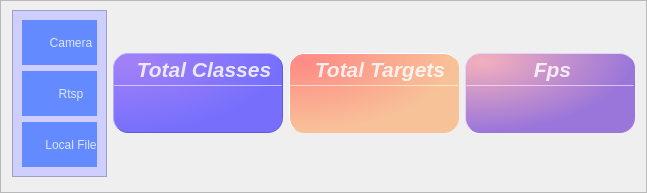
                   <widget class="QFrame" name="QF_Group">
                    <property name="minimumSize">
                     <size>
                      <width>0</width>
                      <height>100</height>
                     </size>
                    </property>
                    <property name="maximumSize">
                     <size>
                      <width>16777215</width>
                      <height>200</height>
                     </size>
                    </property>
                    <property name="styleSheet">
                     <string notr="true">QFrame#QF_Group{
background-color: rgb(200, 242, 255);
border:2px solid rgb(255, 255, 255);
border-radius:15px;
}</string>
                    </property>
                    <property name="frameShape">
                     <enum>QFrame::StyledPanel</enum>
                    </property>
                    <property name="frameShadow">
                     <enum>QFrame::Raised</enum>
                    </property>
                    <layout class="QHBoxLayout" name="horizontalLayout_3">
                     <property name="topMargin">
                      <number>9</number>
                     </property>
                     <property name="bottomMargin">
                      <number>15</number>
                     </property>
                     <item>
                      <widget class="QFrame" name="select_button">
                       <property name="maximumSize">
                        <size>
                         <width>220</width>
                         <height>16777215</height>
                        </size>
                       </property>
                       <property name="styleSheet">
                        <string notr="true">background-color: rgb(206, 206, 255);</string>
                       </property>
                       <property name="frameShape">
                        <enum>QFrame::StyledPanel</enum>
                       </property>
                       <property name="frameShadow">
                        <enum>QFrame::Raised</enum>
                       </property>
                       <layout class="QVBoxLayout" name="verticalLayout_17">
                        <item>
                         <widget class="QPushButton" name="src_cam_button">
                          <property name="minimumSize">
                           <size>
                            <width>0</width>
                            <height>45</height>
                           </size>
                          </property>
                          <property name="cursor">
                           <cursorShape>PointingHandCursor</cursorShape>
                          </property>
                          <property name="styleSheet">
                           <string notr="true">QPushButton{
background-image: url(:/all/img/cam.png);
background-repeat: no-repeat;
background-position: left center;
background-color: rgb(100, 138, 255);
border: none;
border-left: 23px solid transparent;

text-align: center;
padding-left: 0px;
color: rgba(255, 255, 255, 199);
font: 700 12pt &quot;Nirmala UI&quot;;
}

QPushButton:hover{
background-color: rgb(157, 200, 255);
}</string>
                          </property>
                          <property name="text">
                           <string>Camera</string>
                          </property>
                         </widget>
                        </item>
                        <item>
                         <widget class="QPushButton" name="src_rtsp_button">
                          <property name="minimumSize">
                           <size>
                            <width>0</width>
                            <height>45</height>
                           </size>
                          </property>
                          <property name="cursor">
                           <cursorShape>PointingHandCursor</cursorShape>
                          </property>
                          <property name="autoFillBackground">
                           <bool>false</bool>
                          </property>
                          <property name="styleSheet">
                           <string notr="true">QPushButton{
background-image: url(:/all/img/RTSP.png);
background-repeat: no-repeat;
background-position: left center;
background-color: rgb(100, 138, 255);
border: none;
border-left: 23px solid transparent;

text-align: center;
padding-left: 0px;
color: rgba(255, 255, 255, 199);
font: 700 12pt &quot;Nirmala UI&quot;;
}

QPushButton:hover{
background-color: rgb(157, 200, 255);
}</string>
                          </property>
                          <property name="text">
                           <string>Rtsp</string>
                          </property>
                          <property name="iconSize">
                           <size>
                            <width>16</width>
                            <height>16</height>
                           </size>
                          </property>
                         </widget>
                        </item>
                        <item>
                         <widget class="QPushButton" name="src_file_button">
                          <property name="minimumSize">
                           <size>
                            <width>0</width>
                            <height>45</height>
                           </size>
                          </property>
                          <property name="cursor">
                           <cursorShape>PointingHandCursor</cursorShape>
                          </property>
                          <property name="styleSheet">
                           <string notr="true">QPushButton{
background-image: url(:/all/img/file.png);
background-repeat: no-repeat;
background-position: left center;
background-color: rgb(100, 138, 255);
border: none;
border-left: 23px solid transparent;

text-align: center;
padding-left: 0px;
color: rgba(255, 255, 255, 199);
font: 700 12pt &quot;Nirmala UI&quot;;
}

QPushButton:hover{
background-color: rgb(157, 200, 255);
}</string>
                          </property>
                          <property name="text">
                           <string>Local File</string>
                          </property>
                         </widget>
                        </item>
                       </layout>
                      </widget>
                     </item>
                     <item>
                      <widget class="QFrame" name="Class_QF">
                       <property name="minimumSize">
                        <size>
                         <width>170</width>
                         <height>80</height>
                        </size>
                       </property>
                       <property name="maximumSize">
                        <size>
                         <width>170</width>
                         <height>80</height>
                        </size>
                       </property>
                       <property name="toolTipDuration">
                        <number>0</number>
                       </property>
                       <property name="styleSheet">
                        <string notr="true">QFrame#Class_QF{
color: rgb(255, 255, 255);
border-radius: 15px;
background-color: qradialgradient(cx:0, cy:0, radius:1, fx:0.1, fy:0.1, stop:0 rgb(162, 129, 247),  stop:1 rgb(119, 111, 252));
border: 1px outset rgb(98, 91, 213);
}
</string>
                       </property>
                       <property name="frameShape">
                        <enum>QFrame::StyledPanel</enum>
                       </property>
                       <property name="frameShadow">
                        <enum>QFrame::Raised</enum>
                       </property>
                       <layout class="QVBoxLayout" name="verticalLayout_7" stretch="0,2,1">
                        <property name="spacing">
                         <number>0</number>
                        </property>
                        <property name="leftMargin">
                         <number>0</number>
                        </property>
                        <property name="topMargin">
                         <number>0</number>
                        </property>
                        <property name="rightMargin">
                         <number>0</number>
                        </property>
                        <property name="bottomMargin">
                         <number>0</number>
                        </property>
                        <item>
                         <widget class="QFrame" name="Class_top">
                          <property name="styleSheet">
                           <string notr="true">border:none</string>
                          </property>
                          <property name="frameShape">
                           <enum>QFrame::StyledPanel</enum>
                          </property>
                          <property name="frameShadow">
                           <enum>QFrame::Raised</enum>
                          </property>
                          <layout class="QHBoxLayout" name="horizontalLayout_6">
                           <property name="spacing">
                            <number>0</number>
                           </property>
                           <property name="leftMargin">
                            <number>0</number>
                           </property>
                           <property name="topMargin">
                            <number>3</number>
                           </property>
                           <property name="rightMargin">
                            <number>0</number>
                           </property>
                           <property name="bottomMargin">
                            <number>3</number>
                           </property>
                           <item>
                            <widget class="QLabel" name="class_label">
                             <property name="maximumSize">
                              <size>
                               <width>16777215</width>
                               <height>30</height>
                              </size>
                             </property>
                             <property name="font">
                              <font>
                               <family>Segoe UI</family>
                               <pointsize>16</pointsize>
                               <italic>true</italic>
                               <bold>true</bold>
                              </font>
                             </property>
                             <property name="styleSheet">
                              <string notr="true">color: rgba(255, 255, 255,210);
padding-left:12px;
font: 700 italic 16pt &quot;Segoe UI&quot;;</string>
                             </property>
                             <property name="text">
                              <string>Total Classes</string>
                             </property>
                             <property name="alignment">
                              <set>Qt::AlignCenter</set>
                             </property>
                             <property name="indent">
                              <number>0</number>
                             </property>
                            </widget>
                           </item>
                          </layout>
                         </widget>
                        </item>
                        <item>
                         <widget class="Line" name="class_line">
                          <property name="maximumSize">
                           <size>
                            <width>16777215</width>
                            <height>1</height>
                           </size>
                          </property>
                          <property name="styleSheet">
                           <string notr="true">background-color: rgba(255, 255, 255, 89);</string>
                          </property>
                          <property name="orientation">
                           <enum>Qt::Horizontal</enum>
                          </property>
                         </widget>
                        </item>
                        <item>
                         <widget class="QFrame" name="Class_bottom">
                          <property name="styleSheet">
                           <string notr="true">border:none</string>
                          </property>
                          <property name="frameShape">
                           <enum>QFrame::StyledPanel</enum>
                          </property>
                          <property name="frameShadow">
                           <enum>QFrame::Raised</enum>
                          </property>
                          <layout class="QVBoxLayout" name="verticalLayout_8">
                           <property name="spacing">
                            <number>0</number>
                           </property>
                           <property name="leftMargin">
                            <number>0</number>
                           </property>
                           <property name="topMargin">
                            <number>6</number>
                           </property>
                           <property name="rightMargin">
                            <number>0</number>
                           </property>
                           <property name="bottomMargin">
                            <number>6</number>
                           </property>
                           <item alignment="Qt::AlignTop">
                            <widget class="QLabel" name="class_num">
                             <property name="minimumSize">
                              <size>
                               <width>0</width>
                               <height>30</height>
                              </size>
                             </property>
                             <property name="maximumSize">
                              <size>
                               <width>16777215</width>
                               <height>30</height>
                              </size>
                             </property>
                             <property name="font">
                              <font>
                               <family>Microsoft YaHei UI</family>
                               <pointsize>17</pointsize>
                               <italic>false</italic>
                               <bold>false</bold>
                               <underline>false</underline>
                              </font>
                             </property>
                             <property name="styleSheet">
                              <string notr="true">color: rgb(255, 255, 255);
font: 17pt &quot;Microsoft YaHei UI&quot;;</string>
                             </property>
                             <property name="text">
                              <string/>
                             </property>
                             <property name="alignment">
                              <set>Qt::AlignCenter</set>
                             </property>
                            </widget>
                           </item>
                          </layout>
                         </widget>
                        </item>
                       </layout>
                      </widget>
                     </item>
                     <item>
                      <widget class="QFrame" name="Target_QF">
                       <property name="minimumSize">
                        <size>
                         <width>170</width>
                         <height>80</height>
                        </size>
                       </property>
                       <property name="maximumSize">
                        <size>
                         <width>170</width>
                         <height>80</height>
                        </size>
                       </property>
                       <property name="toolTipDuration">
                        <number>0</number>
                       </property>
                       <property name="styleSheet">
                        <string notr="true">QFrame#Target_QF{
color: rgb(255, 255, 255);
border-radius: 15px;
background-color: qradialgradient(cx:0, cy:0, radius:1, fx:0.1, fy:0.1, stop:0 rgb(253, 139, 133),  stop:1 rgb(248, 194, 152));
border: 1px outset rgb(252, 194, 149)
}
</string>
                       </property>
                       <property name="frameShape">
                        <enum>QFrame::StyledPanel</enum>
                       </property>
                       <property name="frameShadow">
                        <enum>QFrame::Raised</enum>
                       </property>
                       <layout class="QVBoxLayout" name="verticalLayout_9" stretch="0,2,1">
                        <property name="spacing">
                         <number>0</number>
                        </property>
                        <property name="leftMargin">
                         <number>0</number>
                        </property>
                        <property name="topMargin">
                         <number>0</number>
                        </property>
                        <property name="rightMargin">
                         <number>0</number>
                        </property>
                        <property name="bottomMargin">
                         <number>0</number>
                        </property>
                        <item>
                         <widget class="QFrame" name="Target_top">
                          <property name="styleSheet">
                           <string notr="true">border:none</string>
                          </property>
                          <property name="frameShape">
                           <enum>QFrame::StyledPanel</enum>
                          </property>
                          <property name="frameShadow">
                           <enum>QFrame::Raised</enum>
                          </property>
                          <layout class="QHBoxLayout" name="horizontalLayout_7">
                           <property name="spacing">
                            <number>0</number>
                           </property>
                           <property name="leftMargin">
                            <number>0</number>
                           </property>
                           <property name="topMargin">
                            <number>3</number>
                           </property>
                           <property name="rightMargin">
                            <number>0</number>
                           </property>
                           <property name="bottomMargin">
                            <number>3</number>
                           </property>
                           <item>
                            <widget class="QLabel" name="target_label">
                             <property name="maximumSize">
                              <size>
                               <width>16777215</width>
                               <height>30</height>
                              </size>
                             </property>
                             <property name="font">
                              <font>
                               <family>Segoe UI</family>
                               <pointsize>16</pointsize>
                               <italic>true</italic>
                               <bold>true</bold>
                              </font>
                             </property>
                             <property name="styleSheet">
                              <string notr="true">color: rgba(255, 255, 255,210);
padding-left:12px;
font: 700 italic 16pt &quot;Segoe UI&quot;;</string>
                             </property>
                             <property name="text">
                              <string>Total Targets</string>
                             </property>
                             <property name="alignment">
                              <set>Qt::AlignCenter</set>
                             </property>
                             <property name="indent">
                              <number>0</number>
                             </property>
                            </widget>
                           </item>
                          </layout>
                         </widget>
                        </item>
                        <item>
                         <widget class="Line" name="target_line">
                          <property name="maximumSize">
                           <size>
                            <width>16777215</width>
                            <height>1</height>
                           </size>
                          </property>
                          <property name="styleSheet">
                           <string notr="true">background-color: rgba(255, 255, 255, 89);</string>
                          </property>
                          <property name="orientation">
                           <enum>Qt::Horizontal</enum>
                          </property>
                         </widget>
                        </item>
                        <item>
                         <widget class="QFrame" name="Target_bottom">
                          <property name="styleSheet">
                           <string notr="true">border:none</string>
                          </property>
                          <property name="frameShape">
                           <enum>QFrame::StyledPanel</enum>
                          </property>
                          <property name="frameShadow">
                           <enum>QFrame::Raised</enum>
                          </property>
                          <layout class="QVBoxLayout" name="verticalLayout_10">
                           <property name="spacing">
                            <number>0</number>
                           </property>
                           <property name="leftMargin">
                            <number>0</number>
                           </property>
                           <property name="topMargin">
                            <number>6</number>
                           </property>
                           <property name="rightMargin">
                            <number>0</number>
                           </property>
                           <property name="bottomMargin">
                            <number>6</number>
                           </property>
                           <item alignment="Qt::AlignTop">
                            <widget class="QLabel" name="target_num">
                             <property name="minimumSize">
                              <size>
                               <width>0</width>
                               <height>30</height>
                              </size>
                             </property>
                             <property name="maximumSize">
                              <size>
                               <width>16777215</width>
                               <height>30</height>
                              </size>
                             </property>
                             <property name="font">
                              <font>
                               <family>Microsoft YaHei UI</family>
                               <pointsize>17</pointsize>
                               <italic>false</italic>
                               <bold>false</bold>
                               <underline>false</underline>
                              </font>
                             </property>
                             <property name="styleSheet">
                              <string notr="true">color: rgb(255, 255, 255);
font: 17pt &quot;Microsoft YaHei UI&quot;;</string>
                             </property>
                             <property name="text">
                              <string/>
                             </property>
                             <property name="alignment">
                              <set>Qt::AlignCenter</set>
                             </property>
                            </widget>
                           </item>
                          </layout>
                         </widget>
                        </item>
                       </layout>
                      </widget>
                     </item>
                     <item>
                      <widget class="QFrame" name="Fps_QF">
                       <property name="minimumSize">
                        <size>
                         <width>170</width>
                         <height>80</height>
                        </size>
                       </property>
                       <property name="maximumSize">
                        <size>
                         <width>170</width>
                         <height>80</height>
                        </size>
                       </property>
                       <property name="toolTipDuration">
                        <number>0</number>
                       </property>
                       <property name="styleSheet">
                        <string notr="true">QFrame#Fps_QF{
color: rgb(255, 255, 255);
border-radius: 15px;
background-color: qradialgradient(cx:0, cy:0, radius:1, fx:0.1, fy:0.1, stop:0 rgb(243, 175, 189),  stop:1 rgb(155, 118, 218));
border: 1px outset rgb(153, 117, 219)
}
</string>
                       </property>
                       <property name="frameShape">
                        <enum>QFrame::StyledPanel</enum>
                       </property>
                       <property name="frameShadow">
                        <enum>QFrame::Raised</enum>
                       </property>
                       <layout class="QVBoxLayout" name="verticalLayout_11" stretch="0,2,1">
                        <property name="spacing">
                         <number>0</number>
                        </property>
                        <property name="leftMargin">
                         <number>0</number>
                        </property>
                        <property name="topMargin">
                         <number>0</number>
                        </property>
                        <property name="rightMargin">
                         <number>0</number>
                        </property>
                        <property name="bottomMargin">
                         <number>0</number>
                        </property>
                        <item>
                         <widget class="QFrame" name="Fps_top">
                          <property name="styleSheet">
                           <string notr="true">border:none</string>
                          </property>
                          <property name="frameShape">
                           <enum>QFrame::StyledPanel</enum>
                          </property>
                          <property name="frameShadow">
                           <enum>QFrame::Raised</enum>
                          </property>
                          <layout class="QHBoxLayout" name="horizontalLayout_8">
                           <property name="spacing">
                            <number>0</number>
                           </property>
                           <property name="leftMargin">
                            <number>0</number>
                           </property>
                           <property name="topMargin">
                            <number>3</number>
                           </property>
                           <property name="rightMargin">
                            <number>7</number>
                           </property>
                           <property name="bottomMargin">
                            <number>3</number>
                           </property>
                           <item>
                            <widget class="QLabel" name="fps_label">
                             <property name="maximumSize">
                              <size>
                               <width>16777215</width>
                               <height>30</height>
                              </size>
                             </property>
                             <property name="font">
                              <font>
                               <family>Segoe UI</family>
                               <pointsize>16</pointsize>
                               <italic>true</italic>
                               <bold>true</bold>
                              </font>
                             </property>
                             <property name="styleSheet">
                              <string notr="true">color: rgba(255, 255, 255,210);
padding-left:12px;
font: 700 italic 16pt &quot;Segoe UI&quot;;</string>
                             </property>
                             <property name="midLineWidth">
                              <number>-1</number>
                             </property>
                             <property name="text">
                              <string>Fps</string>
                             </property>
                             <property name="alignment">
                              <set>Qt::AlignCenter</set>
                             </property>
                             <property name="wordWrap">
                              <bool>false</bool>
                             </property>
                             <property name="indent">
                              <number>0</number>
                             </property>
                            </widget>
                           </item>
                          </layout>
                         </widget>
                        </item>
                        <item>
                         <widget class="Line" name="fps_line">
                          <property name="maximumSize">
                           <size>
                            <width>16777215</width>
                            <height>1</height>
                           </size>
                          </property>
                          <property name="styleSheet">
                           <string notr="true">background-color: rgba(255, 255, 255, 89);</string>
                          </property>
                          <property name="orientation">
                           <enum>Qt::Horizontal</enum>
                          </property>
                         </widget>
                        </item>
                        <item>
                         <widget class="QFrame" name="Fps_bottom">
                          <property name="styleSheet">
                           <string notr="true">border:none</string>
                          </property>
                          <property name="frameShape">
                           <enum>QFrame::StyledPanel</enum>
                          </property>
                          <property name="frameShadow">
                           <enum>QFrame::Raised</enum>
                          </property>
                          <layout class="QVBoxLayout" name="verticalLayout_12">
                           <property name="spacing">
                            <number>0</number>
                           </property>
                           <property name="leftMargin">
                            <number>0</number>
                           </property>
                           <property name="topMargin">
                            <number>6</number>
                           </property>
                           <property name="rightMargin">
                            <number>0</number>
                           </property>
                           <property name="bottomMargin">
                            <number>6</number>
                           </property>
                           <item alignment="Qt::AlignTop">
                            <widget class="QLabel" name="fps_num">
                             <property name="minimumSize">
                              <size>
                               <width>0</width>
                               <height>30</height>
                              </size>
                             </property>
                             <property name="maximumSize">
                              <size>
                               <width>16777215</width>
                               <height>30</height>
                              </size>
                             </property>
                             <property name="font">
                              <font>
                               <family>Microsoft YaHei UI</family>
                               <pointsize>17</pointsize>
                               <italic>false</italic>
                               <bold>false</bold>
                               <underline>false</underline>
                              </font>
                             </property>
                             <property name="styleSheet">
                              <string notr="true">color: rgb(255, 255, 255);
font: 17pt &quot;Microsoft YaHei UI&quot;;</string>
                             </property>
                             <property name="text">
                              <string/>
                             </property>
                             <property name="alignment">
                              <set>Qt::AlignCenter</set>
                             </property>
                            </widget>
                           </item>
                          </layout>
                         </widget>
                        </item>
                       </layout>
                      </widget>
                     </item>
                    </layout>
                   </widget>
